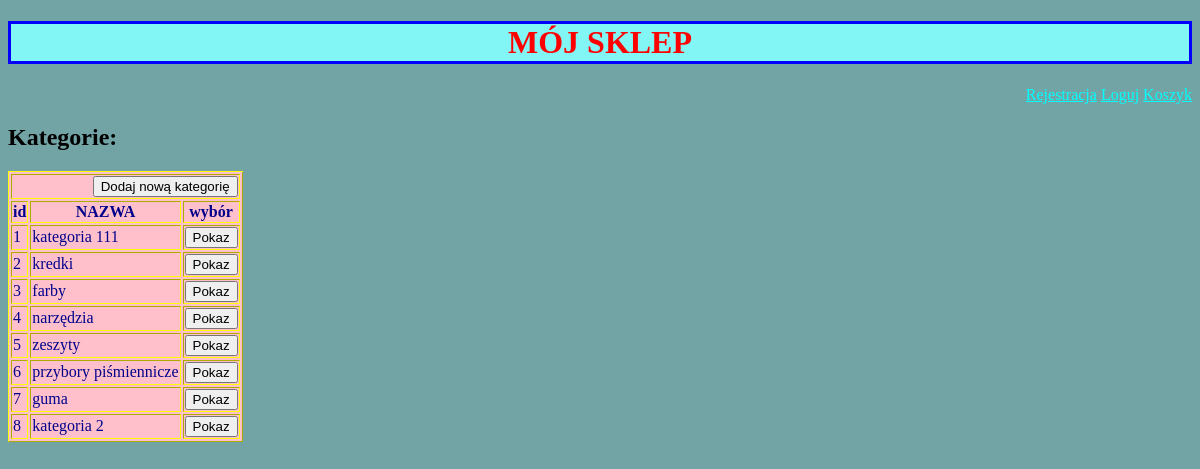
Page /kategoria/ on the earlier database version.
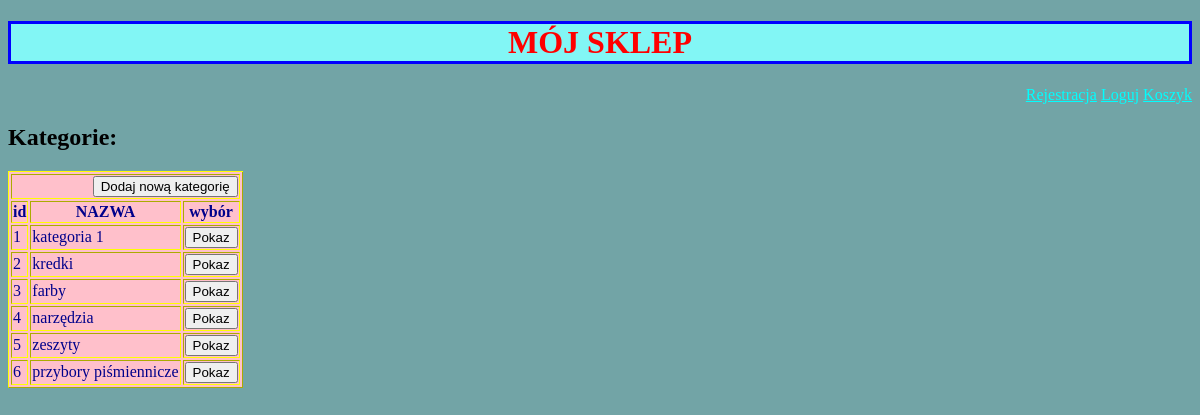
Same page on the later database version.
### sklepApp/models.py (models this page shows, shortened)
class Kategoria(models.Model):
    nazwa = models.CharField(max_length=100)

### sklepApp/views.py (the view)
# urls.py: path('kategoria/', KategoriaView.as_view(), name='kategoria'),
class KategoriaView(View):
    def get(self, request):
        return render(request,
                      template_name='kategoria.html',
                      context={'kategorie': Kategoria.objects.all()})

### sklepApp/templates/kategoria.html (shortened to what this page needs)
<!DOCTYPE html>
<html lang="en">
<head>
</head>
<body>
    {% extends 'base.html' %}
    {% block content %}
    <h2>Kategorie:</h2>
        <table border="1" bgcolor="pink" style="border-top-style:double; border-color:yellow; color:darkblue">
            <tr>
                <td colspan="3" style="text-align:right" > <input type="submit" class="dodaj" value="Dodaj nową kategorię"></td>
            </tr>
            <tr>
                <th>id</th>
                <th>NAZWA</th>
                <th>wybór</th>
            </tr>
            <tr>
                {% for kategoria in kategorie %}
                <td> {{ kategoria.id }}</td>
                <td> {{ kategoria.nazwa }}</td>
                <td> <button type="submit" class="pokaz">Pokaz</button> </td>
            </tr>
            {% endfor %}
        </table>
    {% endblock %}

Differences in the rows shown:
removed Kategoria: id "7", nazwa "guma"
removed Kategoria: id "8", nazwa "kategoria 2"
changed Kategoria id 1: nazwa "kategoria 111" → "kategoria 1"
